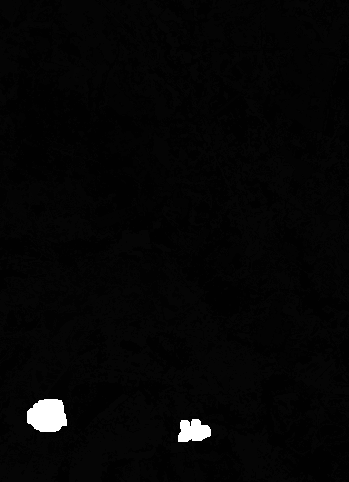
#> input picture outputs/classification/classification_2015.tif, 349 x 482 px; the run also reads 2 pictures not shown here
$ python generate_maps.py
#> lines starting #> are read from the running program, lines starting #| are printed output that depends on the picture; after the words box and inside, x2 and y2 are one past the last pixel; in counts of white or black regions, pixels touching at a corner belong together
"""
scripts/generate_maps.py
========================
Generate publication-quality thematic maps (300 DPI) for the project:
  1. maps/map_landcover_2015.png
  2. maps/map_landcover_2020.png
  3. maps/map_landcover_2025.png
  4. maps/map_landcover_comparison_3years.png
  5. maps/map_urban_expansion_2015_2025.png

Cartographic Elements:
  - Coordinate grid (UTM Zone 48N, EPSG:32648)
  - Clear Legend with official remote sensing color palette
  - North arrow
  - Metric Scale bar
  - Professional title, metadata block, and study area boundary
"""

import os
import sys
import numpy as np
import matplotlib
matplotlib.use('Agg')
import matplotlib.pyplot as plt
from matplotlib.colors import ListedColormap, BoundaryNorm
import matplotlib.patches as patches
from PIL import Image

PROJ_ROOT = os.path.abspath(os.path.join(os.path.dirname(__file__), '..'))
if PROJ_ROOT not in sys.path:
    sys.path.insert(0, PROJ_ROOT)

from run_classification import (
    CLASSES,
    CLASS_IDS,
    SA_ORIGIN_X,
    SA_ORIGIN_Y,
    SA_PIXEL,
    SA_COLS,
    SA_ROWS,
    NODATA_VAL,
)

MAPS_DIR = os.path.join(PROJ_ROOT, 'maps')
CLS_DIR = os.path.join(PROJ_ROOT, 'outputs', 'classification')
os.makedirs(MAPS_DIR, exist_ok=True)

# Coordinate Bounds
X_MIN = SA_ORIGIN_X
X_MAX = SA_ORIGIN_X + SA_COLS * SA_PIXEL
Y_MAX = SA_ORIGIN_Y
Y_MIN = SA_ORIGIN_Y - SA_ROWS * SA_PIXEL
EXTENT = [X_MIN, X_MAX, Y_MIN, Y_MAX]

# Standard Remote Sensing Color Palette
COLOR_MAP = {
    1: '#d73027',  # Residential Land (Warm Red)
    2: '#3182bd',  # Water Body (Deep Cyan/Blue)
    3: '#7b1fa2',  # Industrial Land (Deep Purple)
    4: '#2ca02c',  # Vegetation (Forest Green)
    5: '#ff7f0e',  # Paddy (Orange / Amber)
    255: '#f0f0f0' # NoData / Cloud (Soft Gray)
}

# Matplotlib Colormap setup for classes 1..5 and 255
cmap_list = [COLOR_MAP[1], COLOR_MAP[2], COLOR_MAP[3], COLOR_MAP[4], COLOR_MAP[5]]
cmap_lc = ListedColormap(cmap_list)
norm_lc = BoundaryNorm([0.5, 1.5, 2.5, 3.5, 4.5, 5.5], cmap_lc.N)


def add_north_arrow(ax, x=0.92, y=0.90, length=0.08):
    """Add a professional cartographic North Arrow."""
    ax.annotate(
        'N',
        xy=(x, y + length),
        xytext=(x, y),
        xycoords='axes fraction',
        ha='center',
        va='bottom',
        fontsize=13,
        fontweight='bold',
        arrowprops=dict(
            facecolor='black',
            edgecolor='black',
            width=2.5,
            headwidth=8.0,
            headlength=10.0,
        ),
    )


def add_scale_bar(ax, x_start=0.05, y_start=0.04, length_km=2.0):
    """Draw a 2km scale bar with alternating black/white segments."""
    x_range = X_MAX - X_MIN
    y_range = Y_MAX - Y_MIN

    # Coordinates in data space
    bar_x0 = X_MIN + x_start * x_range
    bar_y0 = Y_MIN + y_start * y_range
    seg_len_m = 1000.0  # 1 km each segment
    bar_h = 0.015 * y_range

    # Segment 1: 0 - 1 km (Black)
    rect1 = patches.Rectangle((bar_x0, bar_y0), seg_len_m, bar_h, linewidth=0.8, edgecolor='black', facecolor='black', zorder=10)
    # Segment 2: 1 - 2 km (White)
    rect2 = patches.Rectangle((bar_x0 + seg_len_m, bar_y0), seg_len_m, bar_h, linewidth=0.8, edgecolor='black', facecolor='white', zorder=10)
    ax.add_patch(rect1)
    ax.add_patch(rect2)

    # Text labels
    ax.text(bar_x0, bar_y0 + bar_h * 1.3, '0', ha='center', fontsize=9, fontweight='bold', zorder=10)
    ax.text(bar_x0 + seg_len_m, bar_y0 + bar_h * 1.3, '1', ha='center', fontsize=9, fontweight='bold', zorder=10)
    ax.text(bar_x0 + 2 * seg_len_m, bar_y0 + bar_h * 1.3, '2 km', ha='center', fontsize=9, fontweight='bold', zorder=10)


def create_landcover_map(year: str):
    """Generate high-resolution thematic map for a specific year."""
#> called with year = '2015'
    tif_path = os.path.join(CLS_DIR, f"classification_{year}.tif")
    with Image.open(tif_path) as img:
#> img is the input picture: PIL image 349x482 L; min 1, max 255, mean 5.3
        arr = np.array(img)

    fig, ax = plt.subplots(figsize=(9, 11), dpi=300)

    # Mask nodata
    masked_arr = np.ma.masked_where(arr == NODATA_VAL, arr)

    # Background for NoData
    ax.imshow(np.ones_like(arr), extent=EXTENT, cmap=ListedColormap([COLOR_MAP[255]]), vmin=0, vmax=1)
    # Land cover raster
    im = ax.imshow(masked_arr, extent=EXTENT, cmap=cmap_lc, norm=norm_lc, interpolation='nearest')

    # Title & Subtitle
    ax.set_title(
        f"BẢN ĐỒ HIỆN TRẠNG LỚP PHỦ ĐẤT NĂM {year}\n"
        "Khu vực: Xuân Lãng – Bình Nguyên – Bình Xuyên, tỉnh Phú Thọ",
        fontsize=13,
        fontweight='bold',
        pad=15,
        ha='center',
    )

    # Coordinate grid
    ax.set_xlabel("Tọa độ X - UTM Zone 48N (m)", fontsize=10, fontweight='bold')
    ax.set_ylabel("Tọa độ Y - UTM Zone 48N (m)", fontsize=10, fontweight='bold')
    ax.xaxis.set_major_formatter(matplotlib.ticker.FormatStrFormatter('%d'))
    ax.yaxis.set_major_formatter(matplotlib.ticker.FormatStrFormatter('%d'))
    ax.tick_params(axis='both', labelsize=8)
    ax.grid(True, linestyle=':', alpha=0.6, color='gray')

    # Cartographic elements
    add_north_arrow(ax)
    add_scale_bar(ax)

    # Legend
    legend_handles = [
        patches.Patch(facecolor=COLOR_MAP[1], edgecolor='black', linewidth=0.5, label='1. Đất dân cư (Residential)'),
        patches.Patch(facecolor=COLOR_MAP[2], edgecolor='black', linewidth=0.5, label='2. Mặt nước (Water Body)'),
        patches.Patch(facecolor=COLOR_MAP[3], edgecolor='black', linewidth=0.5, label='3. Đất công nghiệp (Industrial)'),
        patches.Patch(facecolor=COLOR_MAP[4], edgecolor='black', linewidth=0.5, label='4. Cây xanh / Rừng (Vegetation)'),
        patches.Patch(facecolor=COLOR_MAP[5], edgecolor='black', linewidth=0.5, label='5. Đất trồng lúa (Paddy)'),
        patches.Patch(facecolor=COLOR_MAP[255], edgecolor='black', linewidth=0.5, label='Mây / NoData'),
    ]
    ax.legend(
        handles=legend_handles,
        loc='lower right',
        frameon=True,
        framealpha=0.92,
        facecolor='white',
        edgecolor='black',
        fontsize=9,
        title="CHÚ GIẢI",
        title_fontproperties={'weight': 'bold', 'size': 10},
    )

    # Metadata text box
    meta_text = (
        f"Dữ liệu: Landsat 8/9 OLI Surface Reflectance\n"
        f"Thuật toán: Random Forest Classifier\n"
        f"Hệ quy chiếu: WGS 84 / UTM Zone 48N (EPSG:32648)\n"
        f"Độ phân giải: 30m x 30m | Năm ảnh: {year}"
    )
    fig.text(0.12, 0.02, meta_text, fontsize=8, style='italic', color='#333333')

    fig.tight_layout(rect=[0, 0.04, 1, 1])
    out_png = os.path.join(MAPS_DIR, f"map_landcover_{year}.png")
    fig.savefig(out_png, dpi=300)
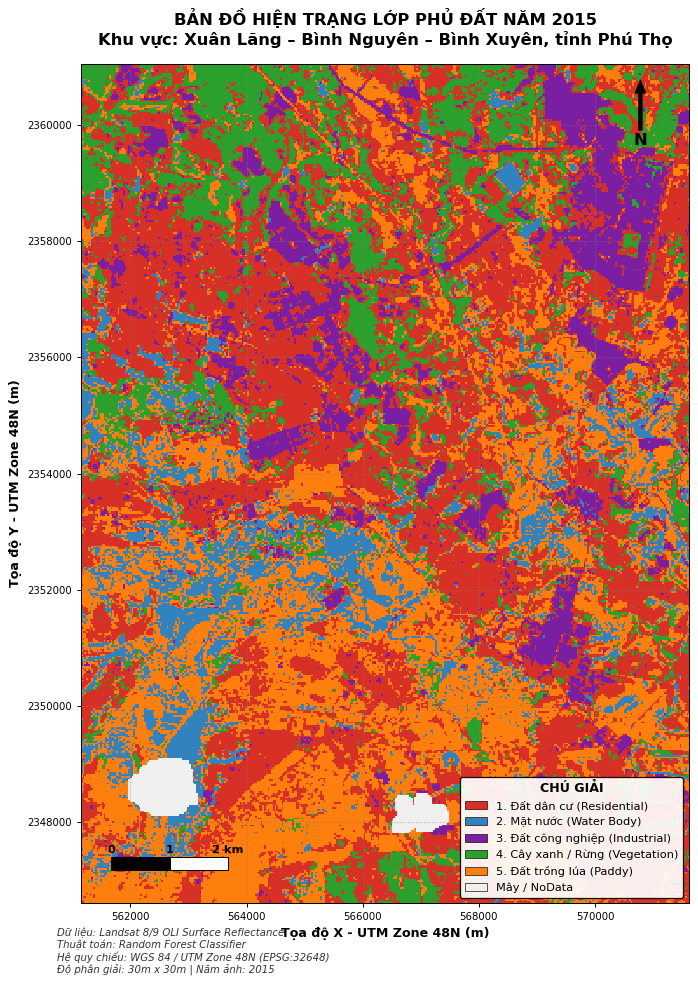
#> figure drawn by matplotlib, 1 panel
#> pass 2 of the loop in main, `for yr in ['2015', '2020', '2025']:`:
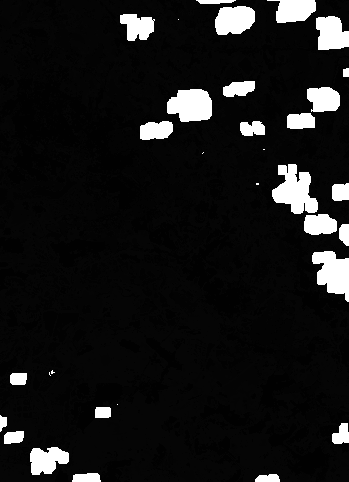
#> input picture outputs/classification/classification_2020.tif, 349 x 482 px
#> in create_landcover_map, img is the input picture: PIL image 349x482 L; min 1, max 255, mean 22.4
#> in create_landcover_map (call 2), `fig.savefig(out_png, dpi=300)`:
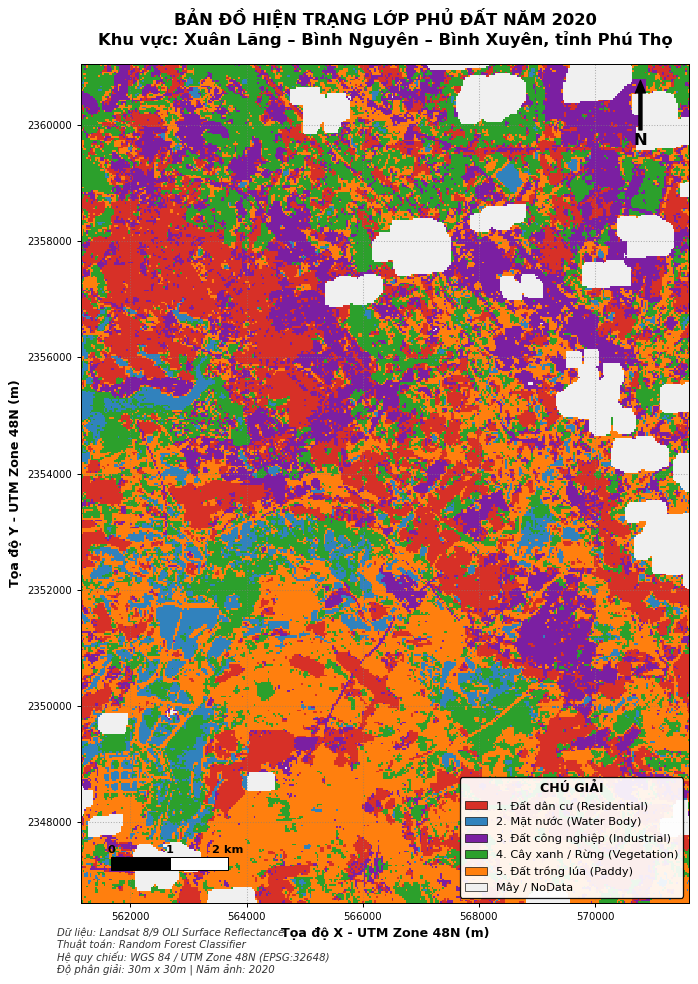
#> figure drawn by matplotlib, 1 panel
    plt.close(fig)
    print(f"  [OK] Exported: {out_png}")


def create_comparison_map():
    """Generate 3-panel comparative thematic map for 2015, 2020, 2025."""
    fig, axes = plt.subplots(1, 3, figsize=(18, 9), dpi=300, sharex=True, sharey=True)
    years = ['2015', '2020', '2025']

    for idx, (ax, yr) in enumerate(zip(axes, years)):
        tif_path = os.path.join(CLS_DIR, f"classification_{yr}.tif")
        with Image.open(tif_path) as img:
            arr = np.array(img)
        masked_arr = np.ma.masked_where(arr == NODATA_VAL, arr)

        ax.imshow(np.ones_like(arr), extent=EXTENT, cmap=ListedColormap([COLOR_MAP[255]]), vmin=0, vmax=1)
        ax.imshow(masked_arr, extent=EXTENT, cmap=cmap_lc, norm=norm_lc, interpolation='nearest')
        ax.set_title(f"Giai đoạn {yr}", fontsize=14, fontweight='bold', pad=10)
        ax.grid(True, linestyle=':', alpha=0.5)
        ax.tick_params(axis='both', labelsize=8)
        if idx == 0:
            ax.set_ylabel("UTM Y (m)", fontsize=10, fontweight='bold')
        ax.set_xlabel("UTM X (m)", fontsize=10, fontweight='bold')
        add_scale_bar(ax, x_start=0.06, y_start=0.04, length_km=2.0)
        add_north_arrow(ax, x=0.88, y=0.88)
#> pass 2 of the loop in create_comparison_map, `for idx, (ax, yr) in enumerate(zip(axes, years)):`:

    fig.suptitle(
        "SO SÁNH BIẾN ĐỘNG LỚP PHỦ ĐẤT GIAI ĐOẠN 2015 – 2020 – 2025\n"
        "Khu vực Xuân Lãng – Bình Nguyên – Bình Xuyên, tỉnh Phú Thọ",
        fontsize=16,
        fontweight='bold',
        y=0.98,
    )

    # Common Legend at bottom
    legend_handles = [
        patches.Patch(facecolor=COLOR_MAP[1], edgecolor='black', linewidth=0.5, label='Đất dân cư'),
        patches.Patch(facecolor=COLOR_MAP[2], edgecolor='black', linewidth=0.5, label='Mặt nước'),
        patches.Patch(facecolor=COLOR_MAP[3], edgecolor='black', linewidth=0.5, label='Đất công nghiệp'),
        patches.Patch(facecolor=COLOR_MAP[4], edgecolor='black', linewidth=0.5, label='Cây xanh'),
        patches.Patch(facecolor=COLOR_MAP[5], edgecolor='black', linewidth=0.5, label='Đất trồng lúa'),
        patches.Patch(facecolor=COLOR_MAP[255], edgecolor='black', linewidth=0.5, label='Mây / NoData'),
    ]
    fig.legend(
        handles=legend_handles,
        loc='lower center',
        ncol=6,
        frameon=True,
        framealpha=0.95,
        facecolor='white',
        edgecolor='black',
        fontsize=11,
        bbox_to_anchor=(0.5, 0.02),
    )

    fig.tight_layout(rect=[0, 0.06, 1, 0.94])
    out_png = os.path.join(MAPS_DIR, "map_landcover_comparison_3years.png")
    fig.savefig(out_png, dpi=300)
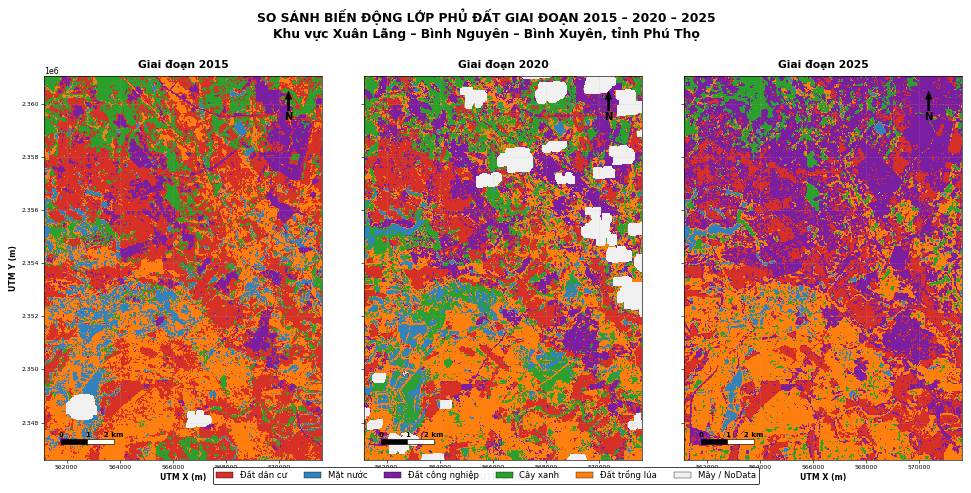
#> figure drawn by matplotlib, 3 panels
    plt.close(fig)
    print(f"  [OK] Exported: {out_png}")


def create_urban_expansion_map():
    """Generate specialized Urban & Industrial Expansion Map (2015-2025)."""
    p15 = os.path.join(CLS_DIR, "classification_2015.tif")
    p20 = os.path.join(CLS_DIR, "classification_2020.tif")
    p25 = os.path.join(CLS_DIR, "classification_2025.tif")

    with Image.open(p15) as im15, Image.open(p20) as im20, Image.open(p25) as im25:
        c15 = np.array(im15)
        c20 = np.array(im20)
        c25 = np.array(im25)

    valid = (c15 != NODATA_VAL) & (c25 != NODATA_VAL)
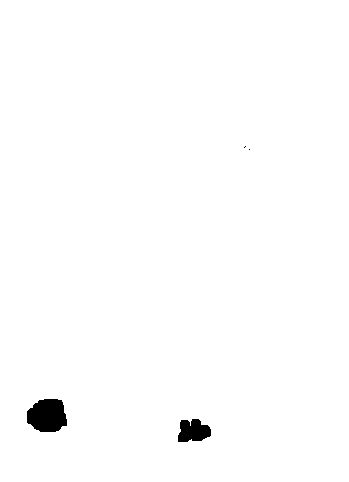
#> valid: shape (482, 349) bool; 99% white; 4 black regions (2 under 20 px), largest, box (x1, y1, x2, y2) and area: (27, 399, 67, 432) 1061, (178, 419, 211, 442) 577
    bu_classes = [1, 3]  # Residential + Industrial

    bu15 = np.isin(c15, bu_classes) & valid
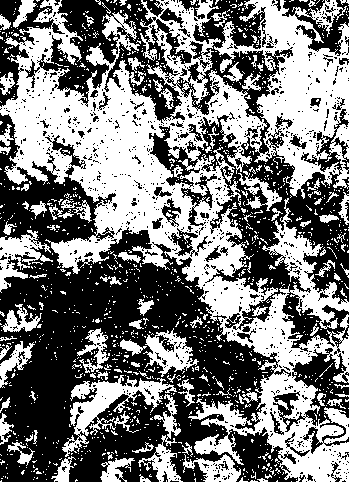
#> bu15: shape (482, 349) bool; 47.7% white; 1276 white regions (1175 under 20 px), largest, box (x1, y1, x2, y2) and area: (0, 0, 349, 482) 60670, (62, 375, 177, 457) 2643, (0, 230, 53, 293) 1303
    bu20 = np.isin(c20, bu_classes) & (c20 != NODATA_VAL)
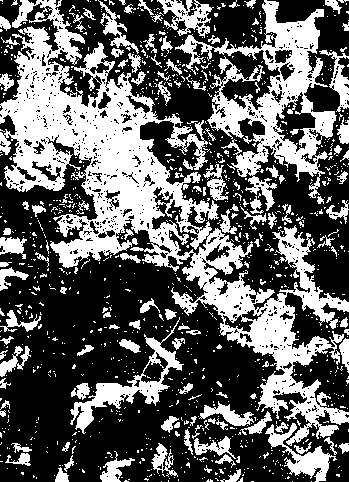
#> bu20: shape (482, 349) bool; 38.2% white; 1089 white regions (964 under 20 px), largest, box (x1, y1, x2, y2) and area: (0, 0, 349, 446) 34783, (175, 0, 337, 211) 9875, (70, 317, 184, 434) 2336
    bu25 = np.isin(c25, bu_classes) & valid
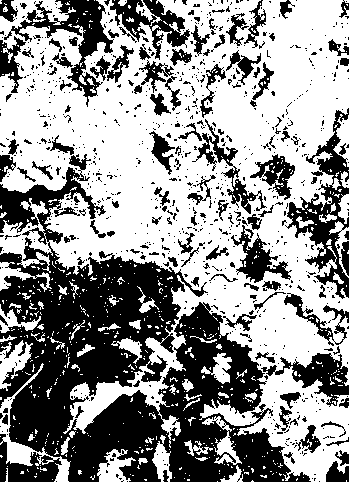
#> bu25: shape (482, 349) bool; 58% white; 904 black regions (782 under 20 px), largest, box (x1, y1, x2, y2) and area: (0, 154, 311, 482) 41841, (285, 108, 349, 299) 3571, (4, 0, 114, 107) 2791

    # Categories:
    # 0: Non-built-up in 2025
    # 1: Built-up prior to 2015 (Stable Urban/Industrial)
    # 2: New Built-up (2015 -> 2020)
    # 3: New Built-up (2020 -> 2025)
    exp_grid = np.zeros(c15.shape, dtype=np.uint8)
    exp_grid[bu15 & bu25] = 1
    exp_grid[~bu15 & bu20 & bu25] = 2
    exp_grid[~bu15 & ~bu20 & bu25] = 3
    exp_grid[~valid] = 255

    cmap_exp = ListedColormap(['#e0e0e0', '#636363', '#fd8d3c', '#d94801'])
    norm_exp = BoundaryNorm([-0.5, 0.5, 1.5, 2.5, 3.5], cmap_exp.N)

    fig, ax = plt.subplots(figsize=(9, 11), dpi=300)
    masked_exp = np.ma.masked_where(exp_grid == 255, exp_grid)

    ax.imshow(np.ones_like(exp_grid), extent=EXTENT, cmap=ListedColormap(['#ffffff']), vmin=0, vmax=1)
    ax.imshow(masked_exp, extent=EXTENT, cmap=cmap_exp, norm=norm_exp, interpolation='nearest')

    ax.set_title(
        "BẢN ĐỒ KHÔNG GIAN MỞ RỘNG ĐÔ THỊ VÀ CÔNG NGHIỆP (2015 – 2025)\n"
        "Khu vực nghiên cứu: Xuân Lãng – Bình Nguyên – Bình Xuyên, tỉnh Phú Thọ",
        fontsize=12,
        fontweight='bold',
        pad=15,
        ha='center',
    )

    ax.set_xlabel("Tọa độ X - UTM Zone 48N (m)", fontsize=10, fontweight='bold')
    ax.set_ylabel("Tọa độ Y - UTM Zone 48N (m)", fontsize=10, fontweight='bold')
    ax.tick_params(axis='both', labelsize=8)
    ax.grid(True, linestyle=':', alpha=0.6, color='gray')

    add_north_arrow(ax)
    add_scale_bar(ax)

    legend_handles = [
        patches.Patch(facecolor='#636363', edgecolor='black', linewidth=0.5, label='Đất xây dựng trước 2015 (Ổn định)'),
        patches.Patch(facecolor='#fd8d3c', edgecolor='black', linewidth=0.5, label='Mở rộng mới giai đoạn 2015 – 2020'),
        patches.Patch(facecolor='#d94801', edgecolor='black', linewidth=0.5, label='Mở rộng mới giai đoạn 2020 – 2025'),
        patches.Patch(facecolor='#e0e0e0', edgecolor='black', linewidth=0.5, label='Đất nông nghiệp, cây xanh & mặt nước'),
    ]
    ax.legend(
        handles=legend_handles,
        loc='lower right',
        frameon=True,
        framealpha=0.92,
        facecolor='white',
        edgecolor='black',
        fontsize=9,
        title="ĐỘNG THÁI MỞ RỘNG",
        title_fontproperties={'weight': 'bold', 'size': 10},
    )

    fig.tight_layout(rect=[0, 0.04, 1, 1])
    out_png = os.path.join(MAPS_DIR, "map_urban_expansion_2015_2025.png")
    fig.savefig(out_png, dpi=300)
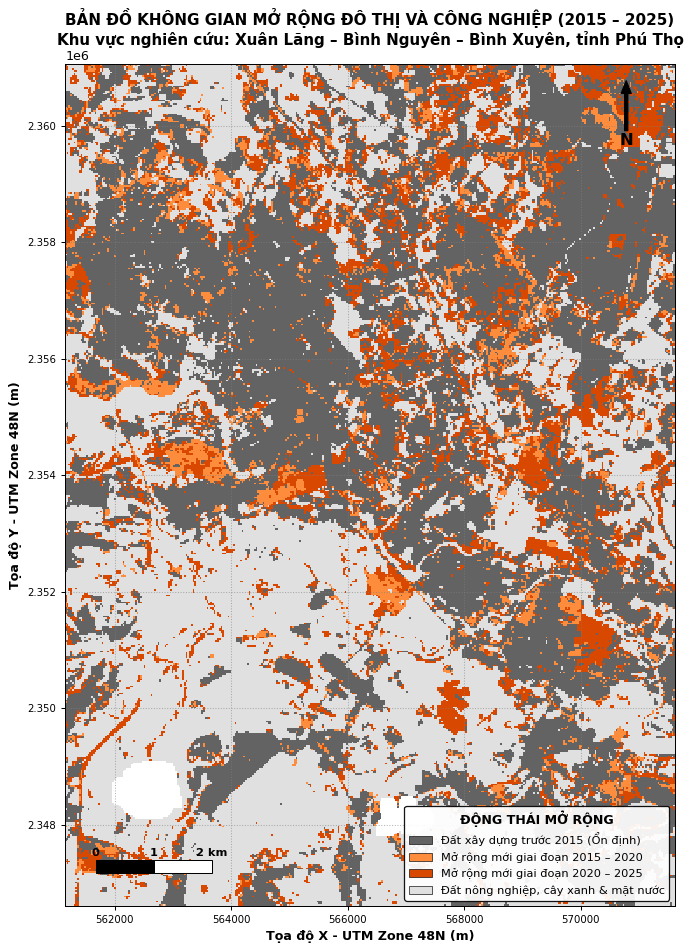
#> figure drawn by matplotlib, 1 panel
    plt.close(fig)
    print(f"  [OK] Exported: {out_png}")


def main():
    print("=" * 60)
    print("GENERATING THEMATIC MAPS (300 DPI)")
    print("=" * 60)
    for yr in ['2015', '2020', '2025']:
        create_landcover_map(yr)
    create_comparison_map()
    create_urban_expansion_map()
    print("=" * 60)
    print(f"All maps successfully exported to: {MAPS_DIR}")


if __name__ == '__main__':
    main()
